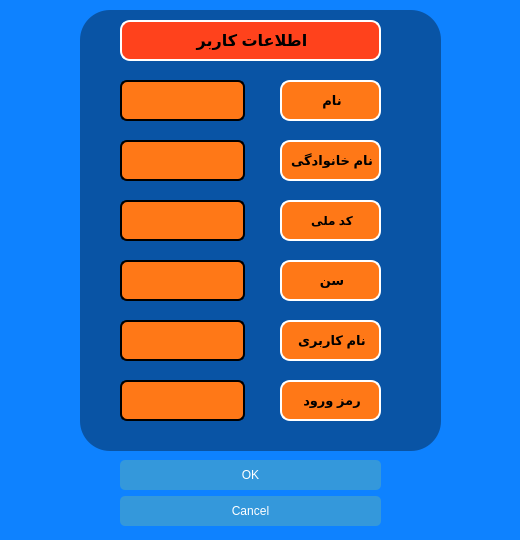
<?xml version="1.0" encoding="UTF-8"?>
<ui version="4.0">
 <class>AddCustomerDialog</class>
 <widget class="QDialog" name="AddCustomerDialog">
  <property name="geometry">
   <rect>
    <x>0</x>
    <y>0</y>
    <width>520</width>
    <height>540</height>
   </rect>
  </property>
  <property name="windowTitle">
   <string>Dialog</string>
  </property>
  <property name="styleSheet">
   <string notr="true">background-color: rgb(14, 130, 255);</string>
  </property>
  <widget class="QDialogButtonBox" name="buttonBox">
   <property name="geometry">
    <rect>
     <x>120</x>
     <y>460</y>
     <width>261</width>
     <height>71</height>
    </rect>
   </property>
   <property name="styleSheet">
    <string notr="true">QPushButton {
    background-color: #3498db;
    color: white;
    border: none;
    padding: 8px 16px;
    border-radius: 5px;
}

QPushButton:hover {
    background-color: #2980b9;
}</string>
   </property>
   <property name="orientation">
    <enum>Qt::Orientation::Vertical</enum>
   </property>
   <property name="standardButtons">
    <set>QDialogButtonBox::StandardButton::Cancel|QDialogButtonBox::StandardButton::Ok</set>
   </property>
  </widget>
  <widget class="QFrame" name="frame">
   <property name="geometry">
    <rect>
     <x>80</x>
     <y>10</y>
     <width>361</width>
     <height>441</height>
    </rect>
   </property>
   <property name="styleSheet">
    <string notr="true">background-color:rgba(0,0,0,90);
border-radius:30px;
</string>
   </property>
   <property name="frameShape">
    <enum>QFrame::Shape::StyledPanel</enum>
   </property>
   <property name="frameShadow">
    <enum>QFrame::Shadow::Raised</enum>
   </property>
   <widget class="QLabel" name="label">
    <property name="geometry">
     <rect>
      <x>200</x>
      <y>70</y>
      <width>101</width>
      <height>41</height>
     </rect>
    </property>
    <property name="styleSheet">
     <string notr="true">border-width:2px;
border-style:solid;
border-color: rgb(255, 255, 255);
border-radius:10px;

background-color: rgb(255, 120, 23);</string>
    </property>
    <property name="text">
     <string>&lt;html&gt;&lt;head/&gt;&lt;body&gt;&lt;p align=&quot;center&quot;&gt;&lt;span style=&quot; font-size:10pt; font-weight:700;&quot;&gt;نام&lt;/span&gt;&lt;/p&gt;&lt;/body&gt;&lt;/html&gt;</string>
    </property>
   </widget>
   <widget class="QLineEdit" name="name_lineEdit">
    <property name="geometry">
     <rect>
      <x>40</x>
      <y>70</y>
      <width>125</width>
      <height>41</height>
     </rect>
    </property>
    <property name="styleSheet">
     <string notr="true">border-width:2px;
font: 700 12pt &quot;Segoe UI&quot;;
border-style:solid;
border-color: rgb(0, 0, 0);
border-radius:7px;

background-color: rgb(255, 120, 23);</string>
    </property>
    <property name="alignment">
     <set>Qt::AlignmentFlag::AlignCenter</set>
    </property>
   </widget>
   <widget class="QLabel" name="label_2">
    <property name="geometry">
     <rect>
      <x>200</x>
      <y>130</y>
      <width>101</width>
      <height>41</height>
     </rect>
    </property>
    <property name="styleSheet">
     <string notr="true">border-width:2px;
border-style:solid;
border-color: rgb(255, 255, 255);
border-radius:10px;

background-color: rgb(255, 120, 23);</string>
    </property>
    <property name="text">
     <string>&lt;html&gt;&lt;head/&gt;&lt;body&gt;&lt;p align=&quot;center&quot;&gt;&lt;span style=&quot; font-size:10pt; font-weight:700;&quot;&gt;نام خانوادگی&lt;/span&gt;&lt;/p&gt;&lt;/body&gt;&lt;/html&gt;</string>
    </property>
   </widget>
   <widget class="QLineEdit" name="lastName_lineEdit">
    <property name="geometry">
     <rect>
      <x>40</x>
      <y>130</y>
      <width>125</width>
      <height>41</height>
     </rect>
    </property>
    <property name="styleSheet">
     <string notr="true">border-width:2px;
font: 700 12pt &quot;Segoe UI&quot;;
border-style:solid;
border-color: rgb(0, 0, 0);
border-radius:7px;

background-color: rgb(255, 120, 23);
</string>
    </property>
    <property name="alignment">
     <set>Qt::AlignmentFlag::AlignCenter</set>
    </property>
   </widget>
   <widget class="QLabel" name="label_3">
    <property name="geometry">
     <rect>
      <x>200</x>
      <y>190</y>
      <width>101</width>
      <height>41</height>
     </rect>
    </property>
    <property name="styleSheet">
     <string notr="true">border-width:2px;
border-style:solid;
border-color: rgb(255, 255, 255);
border-radius:10px;

background-color: rgb(255, 120, 23);</string>
    </property>
    <property name="text">
     <string>&lt;html&gt;&lt;head/&gt;&lt;body&gt;&lt;p align=&quot;center&quot;&gt;&lt;span style=&quot; font-weight:700;&quot;&gt;کد ملی&lt;/span&gt;&lt;/p&gt;&lt;/body&gt;&lt;/html&gt;</string>
    </property>
   </widget>
   <widget class="QLineEdit" name="nationalCode_lineEdit">
    <property name="geometry">
     <rect>
      <x>40</x>
      <y>190</y>
      <width>125</width>
      <height>41</height>
     </rect>
    </property>
    <property name="styleSheet">
     <string notr="true">border-width:2px;
font: 700 12pt &quot;Segoe UI&quot;;
border-style:solid;
border-color: rgb(0, 0, 0);
border-radius:7px;

background-color: rgb(255, 120, 23);
</string>
    </property>
    <property name="alignment">
     <set>Qt::AlignmentFlag::AlignCenter</set>
    </property>
   </widget>
   <widget class="QLabel" name="label_6">
    <property name="geometry">
     <rect>
      <x>200</x>
      <y>250</y>
      <width>101</width>
      <height>41</height>
     </rect>
    </property>
    <property name="styleSheet">
     <string notr="true">border-width:2px;
border-style:solid;
border-color: rgb(255, 255, 255);
border-radius:10px;

background-color: rgb(255, 120, 23);</string>
    </property>
    <property name="text">
     <string>&lt;html&gt;&lt;head/&gt;&lt;body&gt;&lt;p align=&quot;center&quot;&gt;&lt;span style=&quot; font-size:10pt; font-weight:700;&quot;&gt;سن&lt;/span&gt;&lt;/p&gt;&lt;/body&gt;&lt;/html&gt;</string>
    </property>
   </widget>
   <widget class="QLineEdit" name="age_lineEdit">
    <property name="geometry">
     <rect>
      <x>40</x>
      <y>250</y>
      <width>125</width>
      <height>41</height>
     </rect>
    </property>
    <property name="styleSheet">
     <string notr="true">border-width:2px;
font: 700 12pt &quot;Segoe UI&quot;;
border-style:solid;
border-color: rgb(0, 0, 0);
border-radius:7px;

background-color: rgb(255, 120, 23);
</string>
    </property>
    <property name="alignment">
     <set>Qt::AlignmentFlag::AlignCenter</set>
    </property>
   </widget>
   <widget class="QLabel" name="label_4">
    <property name="geometry">
     <rect>
      <x>200</x>
      <y>310</y>
      <width>101</width>
      <height>41</height>
     </rect>
    </property>
    <property name="styleSheet">
     <string notr="true">border-width:2px;
border-style:solid;
border-color: rgb(255, 255, 255);
border-radius:10px;

background-color: rgb(255, 120, 23);</string>
    </property>
    <property name="text">
     <string>&lt;html&gt;&lt;head/&gt;&lt;body&gt;&lt;p align=&quot;center&quot;&gt;&lt;span style=&quot; font-size:10pt; font-weight:700;&quot;&gt;نام کاربری&lt;/span&gt;&lt;/p&gt;&lt;/body&gt;&lt;/html&gt;</string>
    </property>
   </widget>
   <widget class="QLineEdit" name="password_lineEdit">
    <property name="geometry">
     <rect>
      <x>40</x>
      <y>370</y>
      <width>125</width>
      <height>41</height>
     </rect>
    </property>
    <property name="styleSheet">
     <string notr="true">border-width:2px;
font: 700 12pt &quot;Segoe UI&quot;;
border-style:solid;
border-color: rgb(0, 0, 0);
border-radius:7px;

background-color: rgb(255, 120, 23);
</string>
    </property>
    <property name="alignment">
     <set>Qt::AlignmentFlag::AlignCenter</set>
    </property>
   </widget>
   <widget class="QLineEdit" name="username_lineEdit">
    <property name="geometry">
     <rect>
      <x>40</x>
      <y>310</y>
      <width>125</width>
      <height>41</height>
     </rect>
    </property>
    <property name="styleSheet">
     <string notr="true">border-width:2px;
font: 700 12pt &quot;Segoe UI&quot;;
border-style:solid;
border-color: rgb(0, 0, 0);
border-radius:7px;

background-color: rgb(255, 120, 23);
</string>
    </property>
    <property name="alignment">
     <set>Qt::AlignmentFlag::AlignCenter</set>
    </property>
   </widget>
   <widget class="QLabel" name="label_5">
    <property name="geometry">
     <rect>
      <x>200</x>
      <y>370</y>
      <width>101</width>
      <height>41</height>
     </rect>
    </property>
    <property name="styleSheet">
     <string notr="true">border-width:2px;
border-style:solid;
border-color: rgb(255, 255, 255);
border-radius:10px;

background-color: rgb(255, 120, 23);</string>
    </property>
    <property name="text">
     <string>&lt;html&gt;&lt;head/&gt;&lt;body&gt;&lt;p align=&quot;center&quot;&gt;&lt;span style=&quot; font-size:10pt; font-weight:700;&quot;&gt;رمز ورود&lt;/span&gt;&lt;/p&gt;&lt;/body&gt;&lt;/html&gt;</string>
    </property>
   </widget>
   <widget class="QLabel" name="label_7">
    <property name="geometry">
     <rect>
      <x>40</x>
      <y>10</y>
      <width>261</width>
      <height>41</height>
     </rect>
    </property>
    <property name="styleSheet">
     <string notr="true">border-width:2px;
border-style:solid;
border-color: rgb(255, 255, 255);
border-radius:10px;

background-color: rgb(255, 66, 28);</string>
    </property>
    <property name="text">
     <string>&lt;html&gt;&lt;head/&gt;&lt;body&gt;&lt;p align=&quot;center&quot;&gt;&lt;span style=&quot; font-size:12pt; font-weight:700;&quot;&gt;اطلاعات کاربر&lt;/span&gt;&lt;/p&gt;&lt;/body&gt;&lt;/html&gt;</string>
    </property>
   </widget>
  </widget>
 </widget>
 <resources/>
 <connections>
  <connection>
   <sender>buttonBox</sender>
   <signal>accepted()</signal>
   <receiver>AddCustomerDialog</receiver>
   <slot>accept()</slot>
   <hints>
    <hint type="sourcelabel">
     <x>248</x>
     <y>254</y>
    </hint>
    <hint type="destinationlabel">
     <x>157</x>
     <y>274</y>
    </hint>
   </hints>
  </connection>
  <connection>
   <sender>buttonBox</sender>
   <signal>rejected()</signal>
   <receiver>AddCustomerDialog</receiver>
   <slot>reject()</slot>
   <hints>
    <hint type="sourcelabel">
     <x>316</x>
     <y>260</y>
    </hint>
    <hint type="destinationlabel">
     <x>286</x>
     <y>274</y>
    </hint>
   </hints>
  </connection>
 </connections>
</ui>
